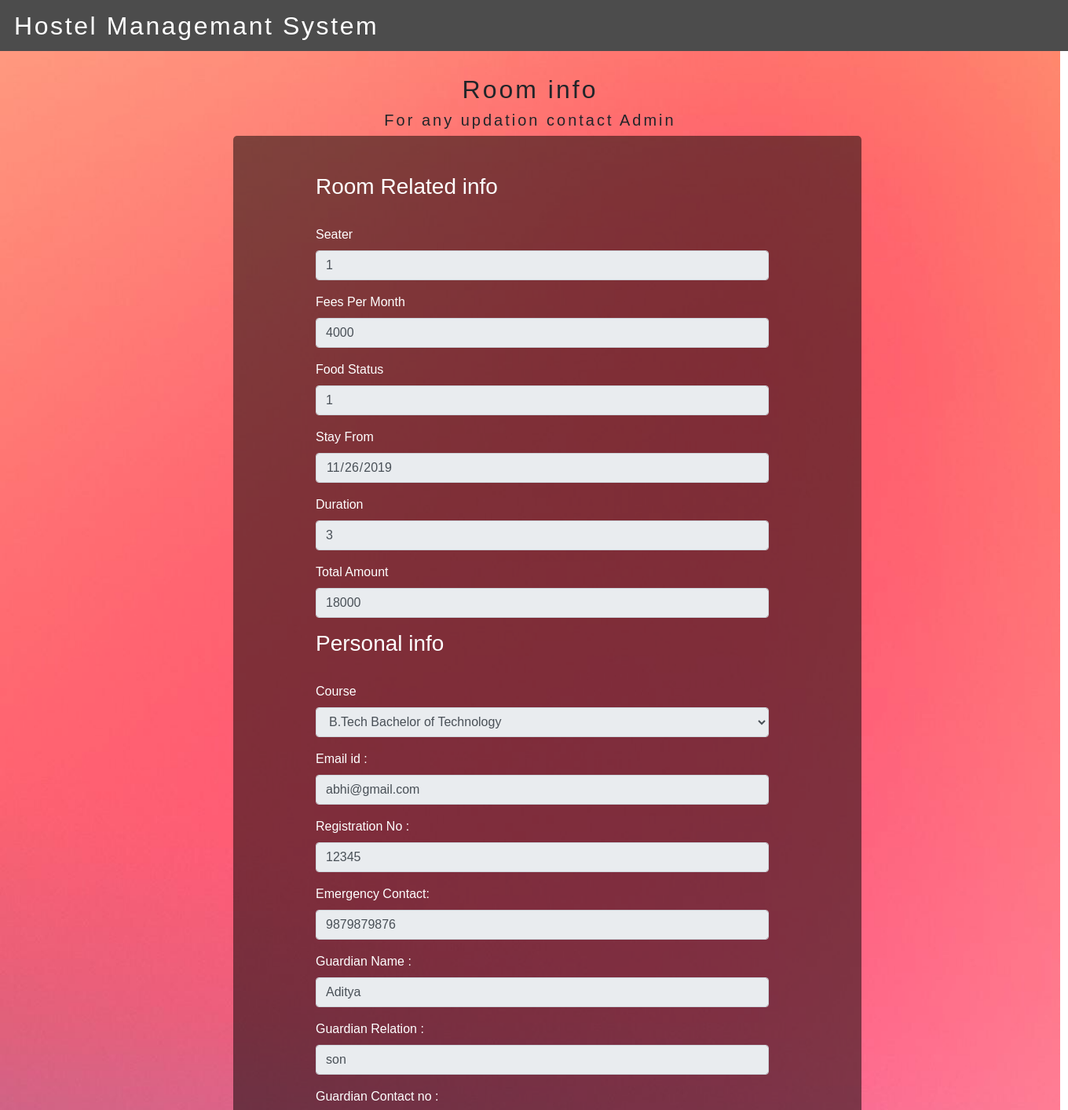
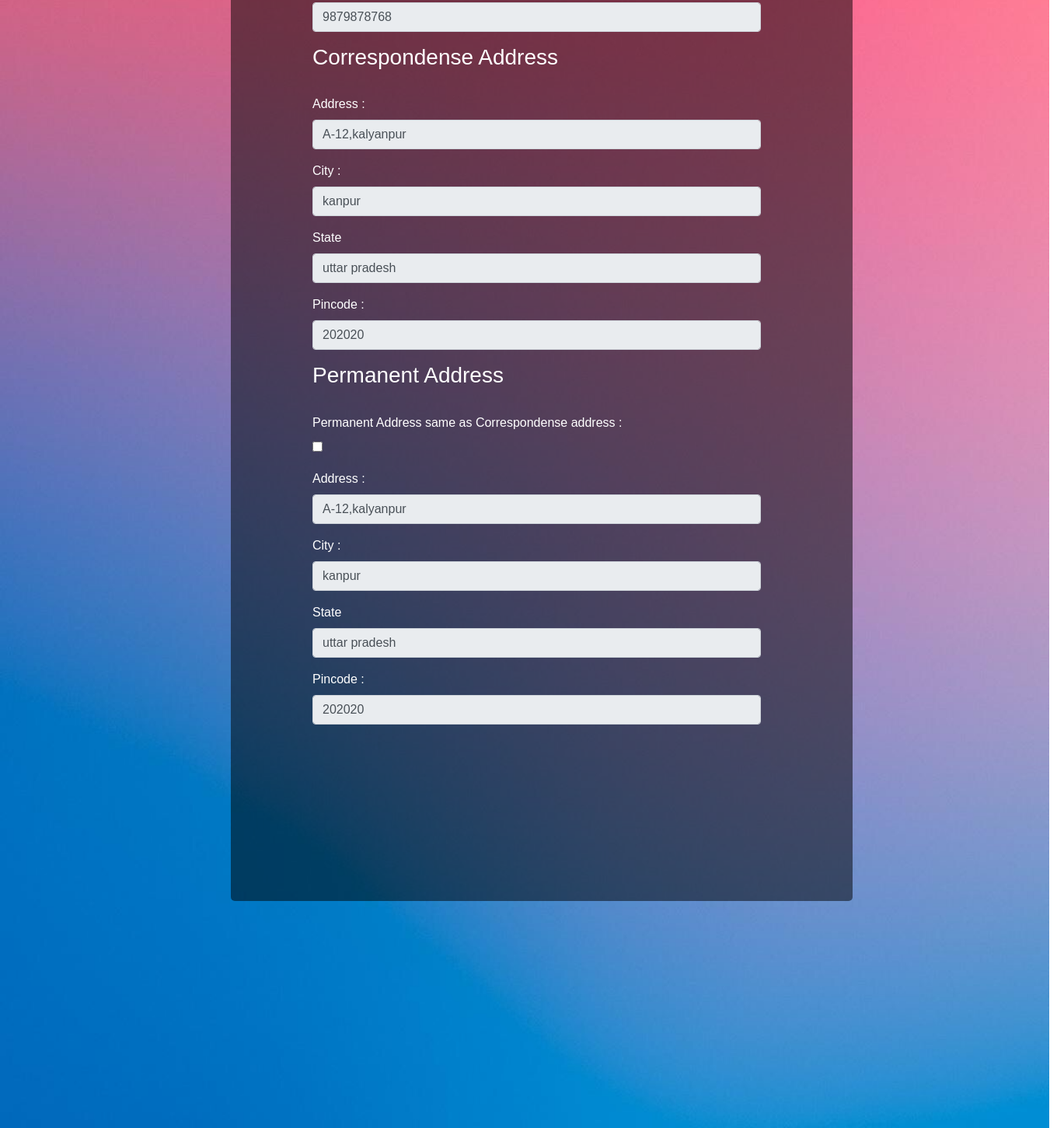
Screenshot of /hostel_info.php (signed in) with the database file from the repository (2 pictures, top to bottom).
### tables this page shows
CREATE TABLE `book_hostel` (
  `seater` int(1) NOT NULL,
  `fees` int(4) NOT NULL,
  `foodstatus` int(1) NOT NULL,
  `stay` date NOT NULL,
  `duration` int(2) NOT NULL,
  `total_amount` int(4) NOT NULL,
  `course` varchar(40) NOT NULL,
  `reg_no` int(5) NOT NULL,
  `e_contact` varchar(10) NOT NULL,
  `gar_name` varchar(50) NOT NULL,
  `gar_relation` varchar(50) NOT NULL,
  `gar_contact` varchar(10) NOT NULL,
  `c_add` varchar(100) NOT NULL,
  `c_city` varchar(50) NOT NULL,
  `c_state` varchar(30) NOT NULL,
  `c_pin` int(6) NOT NULL,
  `p_add` varchar(100) NOT NULL,
  `p_city` varchar(50) NOT NULL,
  `p_state` varchar(30) NOT NULL,
  `p_pin` int(6) NOT NULL,
  `time` timestamp NOT NULL DEFAULT current_timestamp(),
  `email` varchar(200) NOT NULL
);

### hostel_info.php (the view, shortened to what this page needs)
<?php
     $email=$_SESSION['email'];
   $sql = "SELECT * FROM book_hostel WHERE email='$email'";
             $result = mysqli_query($conn, $sql);
             $final = mysqli_fetch_all($result, MYSQLI_ASSOC);
			 $seater=$final[0]['seater'];
			 $fees= $final[0]['fees'];
			 $stay=$final[0]['stay'];
			 $duration=$final[0]['duration'];
			 $total_amount=$final[0]['total_amount'];
			 $course=$final[0]['course'];
			 $reg_no=$final[0]['reg_no'];
			 $e_contact=$final[0]['e_contact'];
			 $gar_name=$final[0]['gar_name'];
			 $gar_relation=$final[0]['gar_relation'];
			 $gar_contact=$final[0]['gar_contact'];
			 $c_add=$final[0]['c_add'];
			 $c_city=$final[0]['c_city'];
			 $c_state=$final[0]['c_state'];
			 $c_pin=$final[0]['c_pin'];
			 $p_add=$final[0]['p_add'];
			 $p_city=$final[0]['p_city'];
			 $p_state=$final[0]['p_state'];
			 $p_pin=$final[0]['p_pin'];
			 $foodstatus=$final[0]['foodstatus'];
?>
<!DOCTYPE html>
<html lang="en">
  <head>
    <link rel="stylesheet" href="https://stackpath.bootstrapcdn.com/bootstrap/4.3.1/css/bootstrap.min.css">
    <link rel="stylesheet" href="style9.css">
  </head>
<body>
<div class="all">
	         <nav class="navbar fixed-top">
			     <div class="header">
		             <h2 class="text_style">Hostel Managemant System</h2>
		       	 </div>
             </nav>
			   		  <div class="vishal">
			   		  	<h2 class="page-title">Room info</h2>
					<h5 class="page-title">For any updation contact Admin</h5>
			   		  </div>
	<div class="login-box">
		 <div class="kishan">
		    	<form id="my-form" name="myform" action="update.php" method="POST" onsubmit="return validation()">
 					<div class="form-group">
					<label class="col-sm-4 control-label"><h3 style="color: white" align="left">Room Related info </h3> </label>
					</div>
					<div class="form-group">
					<label class="col-sm-2 control-label">Seater</label>
					<div class="col-sm-8">
					<input type="text" name="seater" id="seater"  class="form-control" value="<?php echo htmlspecialchars($seater)?>" required="required" readonly/>
					</div>
					</div>
					<div class="form-group">
					<label class="col-sm-2 control-label">Fees Per Month</label>
					<div class="col-sm-8">
					<input type="number" name="fees" id="fees"  class="form-control" value="<?php echo htmlspecialchars($fees)?>" readonly />
					</div>
					</div>
					<div class="form-group">
					<label class="col-sm-2 control-label">Food Status</label>
					<div class="col-sm-8">
					<input type="text" name="foodstatus" id="foodstatus"  class="form-control" value="<?php echo htmlspecialchars($foodstatus)?>" required="required" readonly/>
					</div>
					</div>
					<div class="form-group">
					<label class="col-sm-2 control-label">Stay From</label>
					<div class="col-sm-8">
					<input type="date" name="stay" id="stay"  class="form-control" value="<?php echo htmlspecialchars($stay)?>" required="required" readonly/>
					</div>
					</div>
					<div class="form-group">
					<label class="col-sm-2 control-label">Duration</label>
					<div class="col-sm-8">
					<input type="text" name="duration" id="duration"  class="form-control" value="<?php echo htmlspecialchars($duration)?>" required="required" readonly/>
					</div>
					</div>
					<div class="form-group">
					<label class="col-sm-2 control-label">Total Amount</label>
					<div class="col-sm-8">
					<input type="number" name="total_amount" id="total_amount"  class="form-control"  value="<?php echo htmlspecialchars($total_amount)?>" readonly required="required"/>
					</div>
					</div>
					<div class="form-group">
					<label class="col-sm-4 control-label"><h3 style="color: white" align="left">Personal info </h3> </label>
					</div>
					<div class="form-group">
					<label class="col-sm-2 control-label">Course</label>
					<div class="col-sm-8">
					<select name="course" id="course" class="form-control"  value="<?php echo htmlspecialchars($course)?>" required="required" readonly>
					<option value="<?php echo htmlspecialchars($course)?>"><?php echo htmlspecialchars($course)?></option>
			        </select>
					</div>
					</div>
					<div class="form-group">
					<label class="col-sm-2 control-label">Email id : </label>
					<div class="col-sm-8">
					<input type="email" name="email" id="email"  class="form-control" value="<?php echo htmlspecialchars($email)?>" readonly/>
					</div>
					</div>
					<div class="form-group">
					<label class="col-sm-2 control-label">Registration No : </label>
					<div class="col-sm-8">
					<input type="text" name="reg_no" id="reg_no"  class="form-control" value="<?php echo htmlspecialchars($reg_no)?>" required="required" readonly/>
					</div>
					</div>
					<div class="form-group">
					<label class="col-sm-4 control-label">Emergency Contact: </label>
					<div class="col-sm-8">
					<input type="text" name="e_contact" id="e_contact"  class="form-control" value="<?php echo htmlspecialchars($e_contact)?>" required="required" readonly/>
					</div>
					</div>
					<div class="form-group">
					<label class="col-sm-4 control-label">Guardian  Name : </label>
					<div class="col-sm-8">
					<input type="text" name="gar_name" id="gar_name"  class="form-control" required="required"  value="<?php echo htmlspecialchars($gar_name)?>" required="required" readonly/>
					</div>
					</div>
					<div class="form-group">
					<label class="col-sm-4 control-label">Guardian  Relation : </label>
					<div class="col-sm-8">
					<input type="text" name="gar_relation" id="gar_relation"  class="form-control" value="<?php echo htmlspecialchars($gar_relation)?>" required="required" readonly/>
					</div>
					</div>
					<div class="form-group">
					<label class="col-sm-4 control-label">Guardian Contact no : </label>
					<div class="col-sm-8">
					<input type="text" name="gar_contact" id="gar_contact"  class="form-control" value="<?php echo htmlspecialchars($gar_contact)?>" required="required" readonly/>
					</div>
					</div>
					<div class="form-group">
					<label class="col-sm-6 control-label"><h3 style="color: white" align="left">Correspondense Address </h3> </label>
					</div>
					<div class="form-group">
					<label class="col-sm-2 control-label">Address : </label>
					<div class="col-sm-8">
					<input type="text" name="c_add"  id="c_add" class="form-control" value="<?php echo htmlspecialchars($c_add)?>"  required="required" readonly/>
					</div>
					</div>
					<div class="form-group">
					<label class="col-sm-2 control-label">City : </label>
					<div class="col-sm-8">
					<input type="text" name="c_city" id="c_city"  class="form-control" value="<?php echo htmlspecialchars($c_city)?>" required="required" readonly/>
					</div>
					</div>
					<div class="form-group">
					<label class="col-sm-2 control-label">State </label>
					<div class="col-sm-8">
					<input type="text" name="c_state" id="c_state"  class="form-control" value="<?php echo htmlspecialchars($c_state)?>" required="required" readonly/>
					</div>
					</div>
					<div class="form-group">
					<label class="col-sm-2 control-label">Pincode : </label>
					<div class="col-sm-8">
					<input type="text" name="c_pin" id="c_pin"  class="form-control" required="required"  value="<?php echo htmlspecialchars($c_pin)?>" readonly/>
					</div>
					</div>
					<div class="form-group">
					<label class="col-sm-6 control-label"><h3 style="color: white" align="left">Permanent Address </h3> </label>
					</div>
					<div class="form-group">
					<label class="col-sm-12 control-label">Permanent Address same as Correspondense address : </label>
					<div class="col-sm-4">
					<input type="checkbox" id="adcheck" name="adcheck" value="1"/>
					</div>
					</div>
					<div class="form-group">
					<label class="col-sm-2 control-label">Address : </label>
					<div class="col-sm-8">
					<input type="text" name="p_add"  id="p_add" class="form-control" required="required"  value="<?php echo htmlspecialchars($p_add)?>" readonly/>
					</div>
					</div>
					<div class="form-group">
					<label class="col-sm-2 control-label">City : </label>
					<div class="col-sm-8">
					<input type="text" name="p_city" id="p_city"  class="form-control" required="required"  value="<?php echo htmlspecialchars($p_city)?>" readonly/>
					</div>
					</div>
					<div class="form-group">
					<label class="col-sm-2 control-label">State </label>
					<div class="col-sm-8">
					<input type="text" name="p_state" id="p_state"  class="form-control" value="<?php echo htmlspecialchars($p_state)?>" required="required" readonly/>
					</div>
					</div>
					<div class="form-group">
					<label class="col-sm-2 control-label">Pincode : </label>
					<div class="col-sm-8">
					<input type="text" name="p_pin" id="p_pin"  class="form-control" required="required"  value="<?php echo htmlspecialchars($p_pin)?>" readonly/>
					</div>
					</div>
			   </form>
	       </div>
       </div>
   </div>
  </body>
</html>

### style9.css (style rules this page uses)
.login-box { width: 800px; height: 2400px; background: rgba(0, 0, 0, 0.5); color: #fff; border-radius: 5px; margin-left:22%; }
.header { background-color: rgba(0,0,0, 0.7); width:1366px; height:65px; text-decoration: white; overflow: hidden; position: fixed; top: 0; margin-left: -18px; }
.kishan { margin-right: -200px; margin-left: 90px; padding-top: 48px; }
.vishal { margin-top: 65px; padding-top: 30px; }
.page-title { text-align: center; font-family: sans-serif; letter-spacing: 3px; }
body { margin: 0px; padding: 0px; font-family: sans-serif; }
.text_style { color: white; font-family: sans-serif; padding: 14px 0px 0px 20px; width: 500px; letter-spacing: 2.6px; }
.all { width: 1350px; height: 2800px; background-repeat: no-repeat; background-image: url(1111.jpg); background-size: 1350px 2800px; }

### rows the page displays
book_hostel: seater "1", fees "4000", foodstatus "1", stay "11/26/2019", duration "3", total_amount "18000", course "B.Tech Bachelor of Technology", reg_no "12345", e_contact "9879879876", gar_name "Aditya", gar_relation "son", gar_contact "9879878768", c_add "A-12,kalyanpur", c_city "kanpur", c_state "uttar pradesh", c_pin "202020", p_add "A-12,kalyanpur", p_city "kanpur", p_state "uttar pradesh", p_pin "202020"
